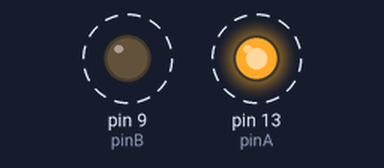
This sketch was run on a simulated Arduino Uno, built with avr-gcc and run on an emulated ATmega328P. On the bench: output pins drawn as LEDs (lit = HIGH). Dashed ring = blinking.

Above: at 0.5 s.
Timing chart, 0 to 4.6 s (numbered marks = the images above):
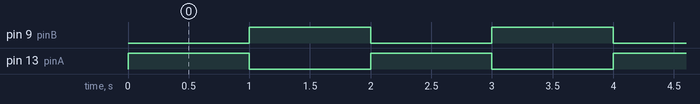

Measured:
- by itself, pin 9 (pinB), pin 13 (pinA): alternates HIGH for 1.0 s and LOW for 1.0 s

The sketch:

AlternatelyBlinkingLEDs.ino
```cpp
  int pinA = 13;
  int pinB = 9;

void setup() {
  pinMode(pinA, OUTPUT);
  pinMode(pinB, OUTPUT);

}

void loop() {
  digitalWrite(pinA, HIGH);
  digitalWrite(pinB, LOW);
  delay(1000);
  digitalWrite(pinA, LOW);
  digitalWrite(pinB, HIGH);
  delay(1000);
}
```
